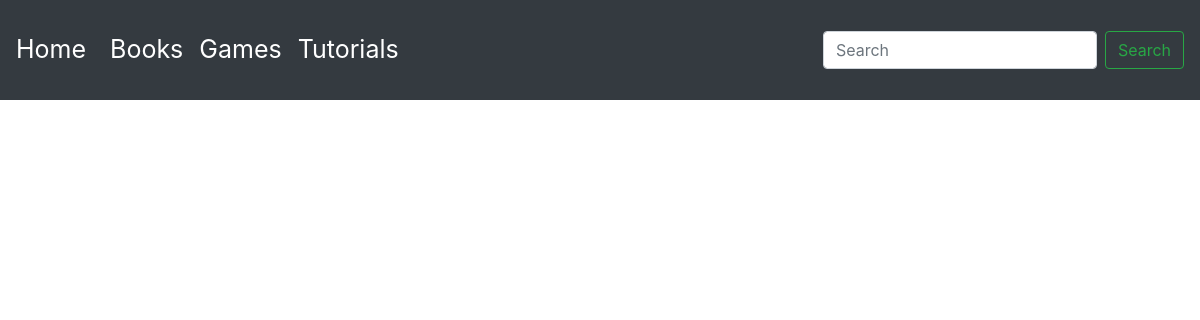
Page /tutorials/ on the earlier database version.
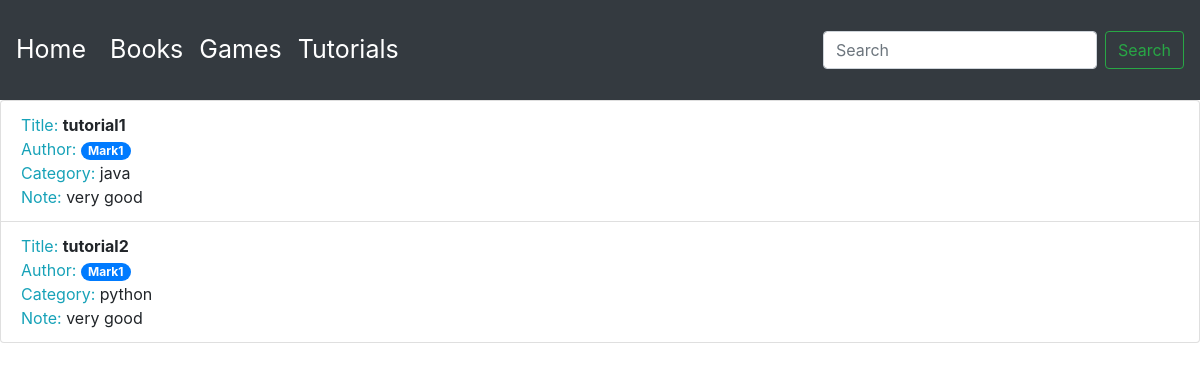
Same page on the later database version.
### tutorials/models.py (models this page shows, shortened)
class Tutorial(models.Model):
    name = models.CharField(max_length=70)
    author = models.CharField(max_length=30)
    category = models.CharField(max_length=30, choices=CATEGORY_CHOICES, default='python')
    note = models.TextField(blank=True)

### tutorials/views.py (the view)
# urls.py: path('tutorials/', tutorials.views.tutorials_list),
def tutorials_list(request):
    tutorials = Tutorial.objects.all()
    return render(request, "tutorials.html", {"tutorials": tutorials})

### tutorials/templates/tutorials.html
{% extends 'index.html' %}
{% block content %}
<ul class="list-group">
  {% for tutorial in tutorials %}
  <li class="list-group-item">
      <span class="text-info">Title: </span> <span><b>{{ tutorial.name }}</b></span>
      <br>
      <span class="text-info">Author: </span><span class="badge badge-primary badge-pill">{{ tutorial.author }}</span>
      <br>
      <span class="text-info">Category: </span><span>{{ tutorial.category }}</span>
      <br>
      <span class="text-info">Note: </span><span>{{ tutorial.note }}</span>
      <br>
  </li>
  {% endfor %}
</ul>
{% endblock %}

Differences in the rows shown:
added Tutorial: name "tutorial1", author "Mark1", category "java", note "very good"
added Tutorial: name "tutorial2", author "Mark1", category "python", note "very good"
